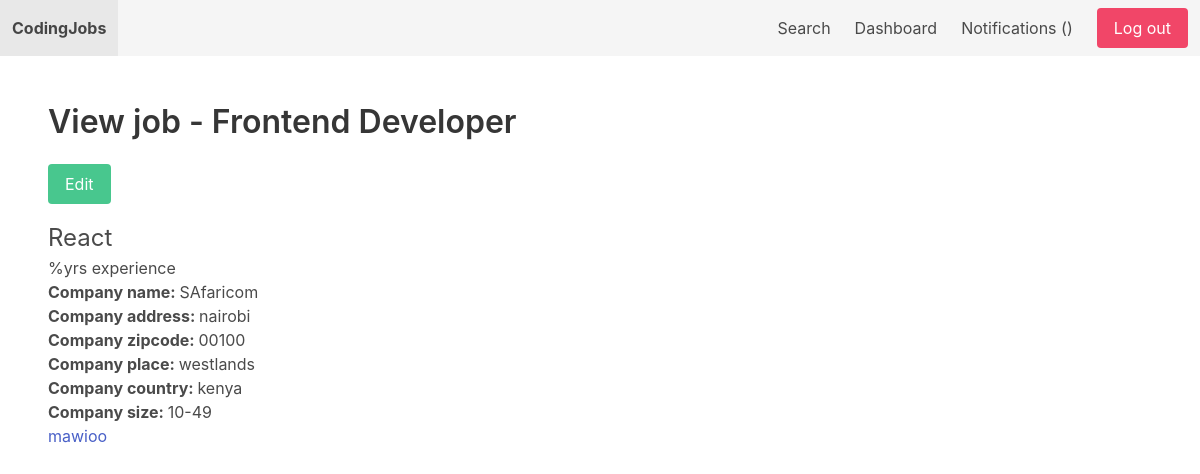
The page /dashboard/job/1/ (signed in) on the database as committed earlier.
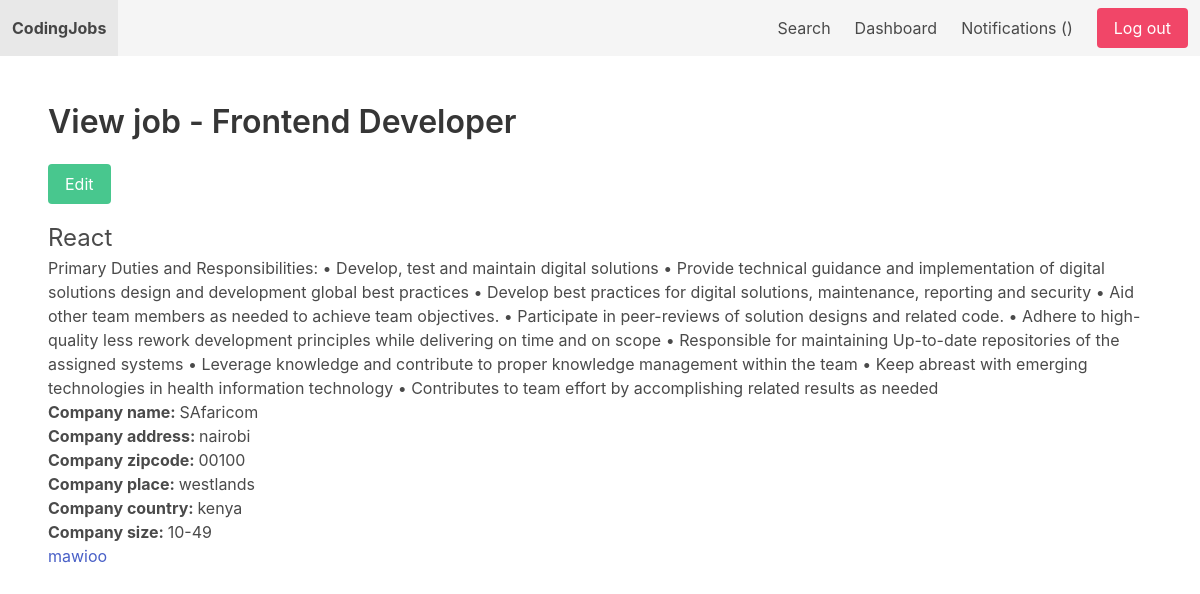
The same page on the database as committed later.
### job/models.py (models this page shows, shortened)
class Job(models.Model):
    SIZE_1_9 = 'size_1-9'
    SIZE_10_49 = 'size_10-49'
    SIZE_50_99 = 'size_50-99'
    SIZE_100 = 'size_100'
    CHOICES_SIZE = (
        (SIZE_1_9, '1-9'),
        (SIZE_10_49, '10-49'),
        (SIZE_50_99, '50-99'),
        (SIZE_100, '100+'),
    )
    ACTIVE = 'active'
    EMPLOYED = 'employed'
    ARCHIVED = 'archived'
    CHOICES_STATUS = (
        (ACTIVE, 'Active'),
        (EMPLOYED, 'Employed'),
        (ARCHIVED, 'Archived')
    )
    title = models.CharField(max_length=255)
    short_description = models.TextField()
    long_description = models.TextField(blank=True, null=True)
    company_name = models.CharField(max_length=255)
    company_address = models.CharField(max_length=255, blank=True, null=True)
    company_zipcode = models.CharField(max_length=255, blank=True, null=True)
    company_place = models.CharField(max_length=255, blank=True, null=True)
    company_country = models.CharField(max_length=255, blank=True, null=True)
    company_size = models.CharField(max_length=20, choices=CHOICES_SIZE, default=SIZE_1_9)
    created_by = models.ForeignKey(User, related_name='jobs', on_delete=models.CASCADE)
    created_at = models.DateTimeField(auto_now_add=True)
    changed_at = models.DateTimeField(auto_now=True)
    status = models.CharField(max_length=20, choices=CHOICES_STATUS, default=ACTIVE)

### userprofile/views.py (the view)
# urls.py: path('job/<int:job_id>/', view_dashboard_job, name='view_dashboard_job'),
@login_required
def view_dashboard_job(request, job_id):
    job = get_object_or_404(Job, pk=job_id, created_by=request.user)
    return render(request, 'userprofile/view_dashboard_job.html', {'job': job})

### userprofile/templates/userprofile/view_dashboard_job.html
{% extends 'mysite/base.html' %}
{% block content %}
    <h1 class="title">View job - {{ job.title }}</h1>
    <a href="{% url 'edit_job' job.id %}" class="button is-success mb-4">Edit</a>
    <p class="is-size-4">{{ job.short_description }}</p>
    <p>{{ job.long_description }}</p>
    <b>Company name: </b>{{ job.company_name}}<br>
    <b>Company address: </b>{{ job.company_address}}<br>
    <b>Company zipcode: </b>{{ job.company_zipcode}}<br>
    <b>Company place: </b>{{ job.company_place}}<br>
    <b>Company country: </b>{{ job.company_country}}<br>
    <b>Company size: </b>{{ job.get_company_size_display }}<br>
    {% for application in job.applications.all %}
        <a href="{% url 'view_application' application.id %}">{{ application.created_by.username }}</a>
    {% endfor %}
{% endblock %}

Rows that differ between the two databases and show on the page:
changed Job "Frontend Developer": long_description "%yrs experience" → "Primary Duties and Responsibilities: • Develop, test and maintain digital solutions • Provide technical guidance and implementation of digital solutions design and development global best practices • Develop best practices for digital solutions, maintenance, reporting and security • Aid other team members as needed to achieve team objectives. • Participate in peer-reviews of solution designs and related code. • Adhere to high-quality less rework development principles while delivering on time and on scope • Responsible for maintaining Up-to-date repositories of the assigned systems • Leverage knowledge and contribute to proper knowledge management within the team • Keep abreast with…"
